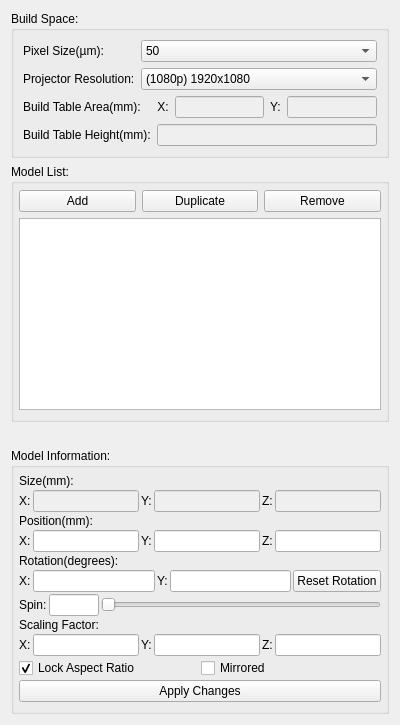
      <widget class="QWidget" name="tab">
       <property name="maximumSize">
        <size>
         <width>400</width>
         <height>16777215</height>
        </size>
       </property>
       <attribute name="title">
        <string>Models</string>
       </attribute>
       <attribute name="toolTip">
        <string>Organize your models</string>
       </attribute>
       <layout class="QVBoxLayout" name="verticalLayout_2">
        <item>
         <widget class="QGroupBox" name="groupBox_2">
          <property name="title">
           <string>Build Space:</string>
          </property>
          <property name="flat">
           <bool>true</bool>
          </property>
          <layout class="QVBoxLayout" name="verticalLayout">
           <item>
            <layout class="QGridLayout" name="gridLayout">
             <item row="0" column="0">
              <widget class="QLabel" name="label">
               <property name="text">
                <string>Pixel Size(µm):</string>
               </property>
              </widget>
             </item>
             <item row="0" column="1">
              <widget class="QComboBox" name="pixelsizecombo">
               <property name="sizePolicy">
                <sizepolicy hsizetype="Expanding" vsizetype="Fixed">
                 <horstretch>0</horstretch>
                 <verstretch>0</verstretch>
                </sizepolicy>
               </property>
               <property name="contextMenuPolicy">
                <enum>Qt::DefaultContextMenu</enum>
               </property>
               <property name="toolTip">
                <string>X Y Pixel dimensions as determined by printer calibration</string>
               </property>
               <property name="whatsThis">
                <string>X Y Pixel dimensions as determined by printer calibration</string>
               </property>
               <item>
                <property name="text">
                 <string>50</string>
                </property>
               </item>
               <item>
                <property name="text">
                 <string>60</string>
                </property>
               </item>
              </widget>
             </item>
             <item row="1" column="0">
              <widget class="QLabel" name="label_2">
               <property name="text">
                <string>Projector Resolution:</string>
               </property>
              </widget>
             </item>
             <item row="1" column="1">
              <widget class="QComboBox" name="projectorcombo">
               <property name="toolTip">
                <string>Printer projector's native resolution</string>
               </property>
               <property name="whatsThis">
                <string>Printer projector's native resolution</string>
               </property>
               <item>
                <property name="text">
                 <string>(1080p) 1920x1080</string>
                </property>
               </item>
              </widget>
             </item>
            </layout>
           </item>
           <item>
            <layout class="QHBoxLayout" name="horizontalLayout_30">
             <item>
              <widget class="QLabel" name="label_35">
               <property name="text">
                <string>Build Table Area(mm):     X:</string>
               </property>
              </widget>
             </item>
             <item>
              <widget class="QLineEdit" name="Print_Extents_X">
               <property name="enabled">
                <bool>false</bool>
               </property>
              </widget>
             </item>
             <item>
              <widget class="QLabel" name="label_33">
               <property name="text">
                <string>Y:</string>
               </property>
              </widget>
             </item>
             <item>
              <widget class="QLineEdit" name="Print_Extents_Y">
               <property name="enabled">
                <bool>false</bool>
               </property>
              </widget>
             </item>
            </layout>
           </item>
           <item>
            <layout class="QHBoxLayout" name="horizontalLayout_31">
             <item>
              <widget class="QLabel" name="label_36">
               <property name="text">
                <string>Build Table Height(mm):</string>
               </property>
              </widget>
             </item>
             <item>
              <widget class="QLineEdit" name="Print_Extents_Z">
               <property name="enabled">
                <bool>false</bool>
               </property>
              </widget>
             </item>
            </layout>
           </item>
          </layout>
         </widget>
        </item>
        <item>
         <widget class="QGroupBox" name="groupBox">
          <property name="title">
           <string>Model List:</string>
          </property>
          <property name="flat">
           <bool>true</bool>
          </property>
          <layout class="QVBoxLayout" name="verticalLayout_3">
           <property name="spacing">
            <number>6</number>
           </property>
           <property name="leftMargin">
            <number>5</number>
           </property>
           <property name="topMargin">
            <number>6</number>
           </property>
           <property name="rightMargin">
            <number>5</number>
           </property>
           <item>
            <layout class="QHBoxLayout" name="horizontalLayout_15">
             <item>
              <widget class="QPushButton" name="AddButton">
               <property name="sizePolicy">
                <sizepolicy hsizetype="Minimum" vsizetype="Fixed">
                 <horstretch>0</horstretch>
                 <verstretch>0</verstretch>
                </sizepolicy>
               </property>
               <property name="toolTip">
                <string>Add a 3D model to the Layout</string>
               </property>
               <property name="whatsThis">
                <string>Add a 3D model to the Layout</string>
               </property>
               <property name="text">
                <string>Add</string>
               </property>
              </widget>
             </item>
             <item>
              <widget class="QPushButton" name="duplicateButton">
               <property name="toolTip">
                <string>Duplicate the selected model(s)</string>
               </property>
               <property name="whatsThis">
                <string>Duplicate the selected model(s)</string>
               </property>
               <property name="text">
                <string>Duplicate</string>
               </property>
              </widget>
             </item>
             <item>
              <widget class="QPushButton" name="RemoveButton">
               <property name="toolTip">
                <string>Delete the selected Model(s) from the layout</string>
               </property>
               <property name="whatsThis">
                <string>Delete the selected Model(s) from the layout</string>
               </property>
               <property name="text">
                <string>Remove</string>
               </property>
              </widget>
             </item>
            </layout>
           </item>
           <item>
            <widget class="QListWidget" name="ModelList">
             <property name="sizePolicy">
              <sizepolicy hsizetype="Preferred" vsizetype="Expanding">
               <horstretch>0</horstretch>
               <verstretch>0</verstretch>
              </sizepolicy>
             </property>
             <property name="toolTip">
              <string>Listing of all models in the current layout</string>
             </property>
             <property name="whatsThis">
              <string>Listing of all models in the current layout</string>
             </property>
             <property name="dragEnabled">
              <bool>false</bool>
             </property>
             <property name="selectionMode">
              <enum>QAbstractItemView::ExtendedSelection</enum>
             </property>
             <property name="selectionBehavior">
              <enum>QAbstractItemView::SelectItems</enum>
             </property>
             <property name="layoutMode">
              <enum>QListView::SinglePass</enum>
             </property>
             <property name="viewMode">
              <enum>QListView::ListMode</enum>
             </property>
             <property name="sortingEnabled">
              <bool>false</bool>
             </property>
            </widget>
           </item>
          </layout>
         </widget>
        </item>
        <item>
         <spacer name="horizontalSpacer">
          <property name="orientation">
           <enum>Qt::Horizontal</enum>
          </property>
          <property name="sizeHint" stdset="0">
           <size>
            <width>400</width>
            <height>20</height>
           </size>
          </property>
         </spacer>
        </item>
        <item>
         <widget class="QGroupBox" name="ModelTranslationBox">
          <property name="enabled">
           <bool>true</bool>
          </property>
          <property name="sizePolicy">
           <sizepolicy hsizetype="Preferred" vsizetype="Minimum">
            <horstretch>0</horstretch>
            <verstretch>0</verstretch>
           </sizepolicy>
          </property>
          <property name="minimumSize">
           <size>
            <width>0</width>
            <height>0</height>
           </size>
          </property>
          <property name="title">
           <string>Model Information:</string>
          </property>
          <property name="flat">
           <bool>true</bool>
          </property>
          <layout class="QVBoxLayout" name="verticalLayout_11">
           <property name="spacing">
            <number>2</number>
           </property>
           <property name="leftMargin">
            <number>5</number>
           </property>
           <property name="topMargin">
            <number>6</number>
           </property>
           <property name="rightMargin">
            <number>5</number>
           </property>
           <item>
            <widget class="QLabel" name="label_21">
             <property name="text">
              <string>Size(mm):</string>
             </property>
            </widget>
           </item>
           <item>
            <layout class="QHBoxLayout" name="horizontalLayout_14">
             <item>
              <widget class="QLabel" name="label_23">
               <property name="text">
                <string>X:</string>
               </property>
              </widget>
             </item>
             <item>
              <widget class="QLineEdit" name="modelsizex">
               <property name="enabled">
                <bool>false</bool>
               </property>
               <property name="toolTip">
                <string>Size of model in the x axis</string>
               </property>
               <property name="whatsThis">
                <string>Size of model in the x axis</string>
               </property>
              </widget>
             </item>
             <item>
              <widget class="QLabel" name="label_22">
               <property name="text">
                <string>Y:</string>
               </property>
              </widget>
             </item>
             <item>
              <widget class="QLineEdit" name="modelsizey">
               <property name="enabled">
                <bool>false</bool>
               </property>
               <property name="toolTip">
                <string>Size of model in the y axis</string>
               </property>
               <property name="whatsThis">
                <string>Size of model in the y axis</string>
               </property>
              </widget>
             </item>
             <item>
              <widget class="QLabel" name="label_24">
               <property name="text">
                <string>Z:</string>
               </property>
              </widget>
             </item>
             <item>
              <widget class="QLineEdit" name="modelsizez">
               <property name="enabled">
                <bool>false</bool>
               </property>
               <property name="toolTip">
                <string>Size of model in the z axis</string>
               </property>
               <property name="whatsThis">
                <string>Size of model in the z axis</string>
               </property>
              </widget>
             </item>
            </layout>
           </item>
           <item>
            <widget class="QLabel" name="label_8">
             <property name="sizePolicy">
              <sizepolicy hsizetype="Preferred" vsizetype="Preferred">
               <horstretch>0</horstretch>
               <verstretch>0</verstretch>
              </sizepolicy>
             </property>
             <property name="text">
              <string>Position(mm):</string>
             </property>
            </widget>
           </item>
           <item>
            <layout class="QHBoxLayout" name="horizontalLayout_11">
             <item>
              <widget class="QLabel" name="label_11">
               <property name="text">
                <string>X:</string>
               </property>
              </widget>
             </item>
             <item>
              <widget class="QLineEdit" name="posx">
               <property name="toolTip">
                <string>Position of model's center in the x axis</string>
               </property>
               <property name="whatsThis">
                <string>Position of model's center in the x axis</string>
               </property>
              </widget>
             </item>
             <item>
              <widget class="QLabel" name="label_12">
               <property name="text">
                <string>Y:</string>
               </property>
              </widget>
             </item>
             <item>
              <widget class="QLineEdit" name="posy">
               <property name="toolTip">
                <string>Position of model's center in the y axis</string>
               </property>
               <property name="whatsThis">
                <string>Position of model's center in the y axis</string>
               </property>
              </widget>
             </item>
             <item>
              <widget class="QLabel" name="label_13">
               <property name="text">
                <string>Z:</string>
               </property>
              </widget>
             </item>
             <item>
              <widget class="QLineEdit" name="posz">
               <property name="toolTip">
                <string>Position of model's center in the z axis</string>
               </property>
               <property name="whatsThis">
                <string>Position of model's center in the z axis</string>
               </property>
              </widget>
             </item>
            </layout>
           </item>
           <item>
            <widget class="QLabel" name="label_9">
             <property name="sizePolicy">
              <sizepolicy hsizetype="Preferred" vsizetype="Fixed">
               <horstretch>0</horstretch>
               <verstretch>0</verstretch>
              </sizepolicy>
             </property>
             <property name="text">
              <string>Rotation(degrees):</string>
             </property>
            </widget>
           </item>
           <item>
            <layout class="QHBoxLayout" name="horizontalLayout_12">
             <item>
              <widget class="QLabel" name="label_30">
               <property name="text">
                <string>X:</string>
               </property>
              </widget>
             </item>
             <item>
              <widget class="QLineEdit" name="rotx"/>
             </item>
             <item>
              <widget class="QLabel" name="label_31">
               <property name="text">
                <string>Y:</string>
               </property>
              </widget>
             </item>
             <item>
              <widget class="QLineEdit" name="roty"/>
             </item>
             <item>
              <widget class="QPushButton" name="pushButton">
               <property name="text">
                <string>Reset Rotation</string>
               </property>
              </widget>
             </item>
            </layout>
           </item>
           <item>
            <layout class="QHBoxLayout" name="horizontalLayout_22">
             <item>
              <widget class="QLabel" name="label_16">
               <property name="text">
                <string>Spin:</string>
               </property>
              </widget>
             </item>
             <item>
              <widget class="QLineEdit" name="rotz">
               <property name="sizePolicy">
                <sizepolicy hsizetype="Minimum" vsizetype="Fixed">
                 <horstretch>0</horstretch>
                 <verstretch>0</verstretch>
                </sizepolicy>
               </property>
               <property name="maximumSize">
                <size>
                 <width>50</width>
                 <height>16777215</height>
                </size>
               </property>
               <property name="toolTip">
                <string>Rotation of model about its z axis</string>
               </property>
               <property name="whatsThis">
                <string>Rotation of model about its z axis</string>
               </property>
              </widget>
             </item>
             <item>
              <widget class="QSlider" name="Model_Spin_horizontalSlider">
               <property name="sizePolicy">
                <sizepolicy hsizetype="Expanding" vsizetype="Fixed">
                 <horstretch>0</horstretch>
                 <verstretch>0</verstretch>
                </sizepolicy>
               </property>
               <property name="maximum">
                <number>360</number>
               </property>
               <property name="orientation">
                <enum>Qt::Horizontal</enum>
               </property>
               <property name="invertedAppearance">
                <bool>false</bool>
               </property>
              </widget>
             </item>
            </layout>
           </item>
           <item>
            <widget class="QLabel" name="label_10">
             <property name="sizePolicy">
              <sizepolicy hsizetype="Preferred" vsizetype="Fixed">
               <horstretch>0</horstretch>
               <verstretch>0</verstretch>
              </sizepolicy>
             </property>
             <property name="text">
              <string>Scaling Factor:</string>
             </property>
            </widget>
           </item>
           <item>
            <layout class="QHBoxLayout" name="horizontalLayout_13">
             <item>
              <widget class="QLabel" name="label_19">
               <property name="text">
                <string>X:</string>
               </property>
              </widget>
             </item>
             <item>
              <widget class="QLineEdit" name="scalex">
               <property name="toolTip">
                <string>Model's x axis scaling factor</string>
               </property>
               <property name="statusTip">
                <string/>
               </property>
               <property name="whatsThis">
                <string>Model's x axis scaling factor</string>
               </property>
              </widget>
             </item>
             <item>
              <widget class="QLabel" name="label_17">
               <property name="text">
                <string>Y:</string>
               </property>
              </widget>
             </item>
             <item>
              <widget class="QLineEdit" name="scaley">
               <property name="toolTip">
                <string>Model's y axis scaling factor</string>
               </property>
               <property name="whatsThis">
                <string>Model's y axis scaling factor</string>
               </property>
              </widget>
             </item>
             <item>
              <widget class="QLabel" name="label_18">
               <property name="text">
                <string>Z:</string>
               </property>
              </widget>
             </item>
             <item>
              <widget class="QLineEdit" name="scalez">
               <property name="toolTip">
                <string>Model's z axis scaling factor</string>
               </property>
               <property name="whatsThis">
                <string>Model's z axis scaling factor</string>
               </property>
              </widget>
             </item>
            </layout>
           </item>
           <item>
            <layout class="QHBoxLayout" name="horizontalLayout_2">
             <item>
              <widget class="QCheckBox" name="scalelock">
               <property name="toolTip">
                <string>Select to lock the model's x, y &amp; z axis scaling factors</string>
               </property>
               <property name="whatsThis">
                <string>Select to lock the model's x, y &amp; z axis scaling factors</string>
               </property>
               <property name="text">
                <string>Lock Aspect Ratio</string>
               </property>
               <property name="checked">
                <bool>true</bool>
               </property>
              </widget>
             </item>
             <item>
              <widget class="QCheckBox" name="flipx">
               <property name="text">
                <string>Mirrored</string>
               </property>
              </widget>
             </item>
            </layout>
           </item>
           <item>
            <widget class="QPushButton" name="ApplyButton">
             <property name="toolTip">
              <string>Apply entered changes to selected model's parameters</string>
             </property>
             <property name="whatsThis">
              <string>Apply entered changes to selected model's parameters</string>
             </property>
             <property name="text">
              <string>Apply Changes</string>
             </property>
            </widget>
           </item>
          </layout>
         </widget>
        </item>
       </layout>
      </widget>
